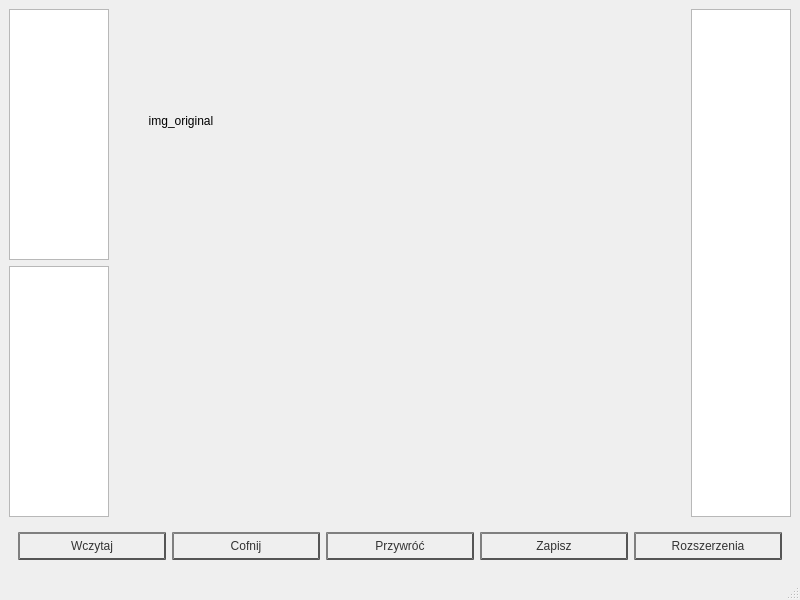
<?xml version="1.0" encoding="UTF-8"?>
<ui version="4.0">
 <class>MainWindow</class>
 <widget class="QMainWindow" name="MainWindow">
  <property name="geometry">
   <rect>
    <x>0</x>
    <y>0</y>
    <width>800</width>
    <height>600</height>
   </rect>
  </property>
  <property name="minimumSize">
   <size>
    <width>640</width>
    <height>480</height>
   </size>
  </property>
  <property name="windowTitle">
   <string>MainWindow</string>
  </property>
  <property name="styleSheet">
   <string notr="true">QPushButton {
    color: #333;
    border: 2px solid #555;
    border-radius: 100px;
    border-style: outset;
    background: qradialgradient(
        cx: 0.3, cy: -0.4, fx: 0.3, fy: -0.4,
        radius: 1.35, stop: 0 #fff, stop: 1 #888
        );
    padding: 5px;
    }

QPushButton:hover {
    border-radius: 100px;
    background: qradialgradient(
        cx: 0.3, cy: -0.4, fx: 0.3, fy: -0.4,
        radius: 1.35, stop: 0 #fff, stop: 1 #bbb
        );
    }

QPushButton:pressed {
    border-radius: 100px;
    border-style: inset;
    background: qradialgradient(
        cx: 0.4, cy: -0.1, fx: 0.4, fy: -0.1,
        radius: 1.35, stop: 0 #fff, stop: 1 #ddd
        );
    }</string>
  </property>
  <widget class="QWidget" name="centralwidget">
   <layout class="QGridLayout" name="gridLayout" rowstretch="0,0,0" columnstretch="1,0,0">
    <item row="2" column="0" colspan="3">
     <widget class="QWidget" name="widgetButtons" native="true">
      <property name="minimumSize">
       <size>
        <width>0</width>
        <height>0</height>
       </size>
      </property>
      <layout class="QHBoxLayout" name="horizontalLayout_2">
       <item>
        <widget class="QPushButton" name="btnLoad">
         <property name="text">
          <string>Wczytaj</string>
         </property>
        </widget>
       </item>
       <item>
        <widget class="QPushButton" name="btnUndo">
         <property name="text">
          <string>Cofnij</string>
         </property>
        </widget>
       </item>
       <item>
        <widget class="QPushButton" name="btnRedo">
         <property name="text">
          <string>Przywróć</string>
         </property>
        </widget>
       </item>
       <item>
        <widget class="QPushButton" name="btnSave">
         <property name="baseSize">
          <size>
           <width>32</width>
           <height>32</height>
          </size>
         </property>
         <property name="text">
          <string>Zapisz</string>
         </property>
        </widget>
       </item>
       <item>
        <widget class="QPushButton" name="btnExts">
         <property name="text">
          <string>Rozszerzenia</string>
         </property>
        </widget>
       </item>
      </layout>
     </widget>
    </item>
    <item row="1" column="0">
     <widget class="QListView" name="listExtensions">
      <property name="maximumSize">
       <size>
        <width>100</width>
        <height>16777215</height>
       </size>
      </property>
     </widget>
    </item>
    <item row="0" column="0">
     <widget class="QListView" name="listBrushes">
      <property name="maximumSize">
       <size>
        <width>100</width>
        <height>16777215</height>
       </size>
      </property>
     </widget>
    </item>
    <item row="0" column="2" rowspan="2">
     <widget class="QListView" name="listHistory">
      <property name="maximumSize">
       <size>
        <width>100</width>
        <height>16777215</height>
       </size>
      </property>
     </widget>
    </item>
    <item row="0" column="1" rowspan="2">
     <widget class="QWidget" name="widgetImages" native="true">
      <property name="sizePolicy">
       <sizepolicy hsizetype="Minimum" vsizetype="Minimum">
        <horstretch>0</horstretch>
        <verstretch>0</verstretch>
       </sizepolicy>
      </property>
      <property name="minimumSize">
       <size>
        <width>500</width>
        <height>0</height>
       </size>
      </property>
      <widget class="QLabel" name="imgOriginal">
       <property name="geometry">
        <rect>
         <x>30</x>
         <y>80</y>
         <width>72</width>
         <height>64</height>
        </rect>
       </property>
       <property name="sizePolicy">
        <sizepolicy hsizetype="Ignored" vsizetype="Ignored">
         <horstretch>0</horstretch>
         <verstretch>0</verstretch>
        </sizepolicy>
       </property>
       <property name="minimumSize">
        <size>
         <width>64</width>
         <height>64</height>
        </size>
       </property>
       <property name="text">
        <string>img_original</string>
       </property>
       <property name="scaledContents">
        <bool>true</bool>
       </property>
       <property name="alignment">
        <set>Qt::AlignCenter</set>
       </property>
      </widget>
      <widget class="PaintArea" name="imgEdited" native="true">
       <property name="geometry">
        <rect>
         <x>430</x>
         <y>60</y>
         <width>120</width>
         <height>80</height>
        </rect>
       </property>
      </widget>
     </widget>
    </item>
   </layout>
  </widget>
  <widget class="QMenuBar" name="menubar">
   <property name="geometry">
    <rect>
     <x>0</x>
     <y>0</y>
     <width>800</width>
     <height>23</height>
    </rect>
   </property>
  </widget>
  <widget class="QStatusBar" name="statusbar"/>
 </widget>
 <customwidgets>
  <customwidget>
   <class>PaintArea</class>
   <extends>QWidget</extends>
   <header>src/PaintArea.h</header>
   <container>1</container>
  </customwidget>
 </customwidgets>
 <resources/>
 <connections/>
</ui>
